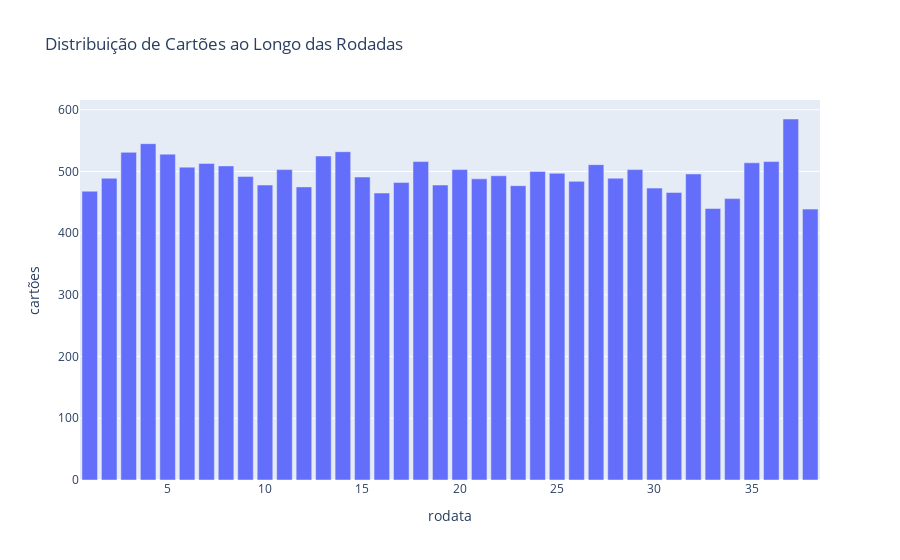

Source (notebook cell):
### Markdown cell above
Distribuição de cartões ao longo das rodadas

### Code cell
import plotly.express as px
rodadas_com_mais_cartoes = tabela["rodata"].value_counts().reset_index(name="cartões").rename_axis()
#rodadas_com_mais_cartoes.columns["Rodada", "Cartões"]
display(rodadas_com_mais_cartoes)

fig = px.bar(rodadas_com_mais_cartoes, x="rodata",y="cartões",title="Distribuição de Cartões ao Longo das Rodadas")
fig.show()

### Figure 1 — Plotly figure (JSON) as saved in the notebook; plotly's stock layout.template omitted (floating-point values rounded to 4 significant figures)
{"data": [{"alignmentgroup": "True", "hovertemplate": "rodata=%{x}<br>cartões=%{y}<extra></extra>", "legendgroup": "", "marker": {"color": "#636efa", "pattern": {"shape": ""}}, "name": "", "offsetgroup": "", "orientation": "v", "showlegend": false, "textposition": "auto", "type": "bar", "x": [37, 4, 14, 3, 5, 13, 36, 18, 35, 7, 27, 8, 6, 20, 11, 29, 24, 25, 32, 22, 9, 15, 28, 2, 21, 26, 17, 10, 19, 23, 12, 30, 1, 31, 16, 34, 33, 38], "xaxis": "x", "y": [585, 545, 532, 531, 528, 525, 516, 516, 514, 513, 511, 509, 507, 503, 503, 503, 500, 497, 496, 493, 492, 491, 489, 489, 488, 484, 482, 478, 478, 477, 475, 473, 468, 466, 465, 456, 440, 439], "yaxis": "y"}], "layout": {"barmode": "relative", "legend": {"tracegroupgap": 0}, "title": {"text": "Distribuição de Cartões ao Longo das Rodadas"}, "xaxis": {"anchor": "y", "domain": [0, 1], "title": {"text": "rodata"}}, "yaxis": {"anchor": "x", "domain": [0, 1], "title": {"text": "cartões"}}}}
